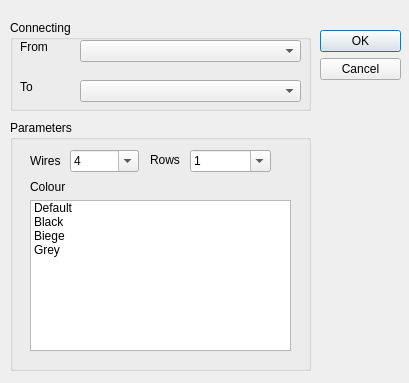
<?xml version="1.0" encoding="UTF-8"?>
<ui version="4.0">
 <class>NewConnectionItemDialog</class>
 <widget class="QDialog" name="NewConnectionItemDialog">
  <property name="geometry">
   <rect>
    <x>0</x>
    <y>0</y>
    <width>409</width>
    <height>383</height>
   </rect>
  </property>
  <property name="windowTitle">
   <string>Dialog</string>
  </property>
  <widget class="QDialogButtonBox" name="buttonBox">
   <property name="geometry">
    <rect>
     <x>320</x>
     <y>30</y>
     <width>81</width>
     <height>241</height>
    </rect>
   </property>
   <property name="orientation">
    <enum>Qt::Vertical</enum>
   </property>
   <property name="standardButtons">
    <set>QDialogButtonBox::Cancel|QDialogButtonBox::Ok</set>
   </property>
  </widget>
  <widget class="QGroupBox" name="groupBox">
   <property name="geometry">
    <rect>
     <x>10</x>
     <y>120</y>
     <width>301</width>
     <height>251</height>
    </rect>
   </property>
   <property name="title">
    <string>Parameters</string>
   </property>
   <widget class="QComboBox" name="rowscomboBox">
    <property name="geometry">
     <rect>
      <x>180</x>
      <y>30</y>
      <width>81</width>
      <height>22</height>
     </rect>
    </property>
    <property name="editable">
     <bool>true</bool>
    </property>
    <property name="currentIndex">
     <number>0</number>
    </property>
    <item>
     <property name="text">
      <string>1</string>
     </property>
    </item>
    <item>
     <property name="text">
      <string>2</string>
     </property>
    </item>
    <item>
     <property name="text">
      <string>4</string>
     </property>
    </item>
   </widget>
   <widget class="QLabel" name="pinslabel">
    <property name="geometry">
     <rect>
      <x>20</x>
      <y>33</y>
      <width>31</width>
      <height>16</height>
     </rect>
    </property>
    <property name="text">
     <string>Wires</string>
    </property>
   </widget>
   <widget class="QComboBox" name="pinscomboBox">
    <property name="geometry">
     <rect>
      <x>60</x>
      <y>30</y>
      <width>69</width>
      <height>22</height>
     </rect>
    </property>
    <property name="editable">
     <bool>true</bool>
    </property>
    <property name="currentIndex">
     <number>2</number>
    </property>
    <item>
     <property name="text">
      <string>2</string>
     </property>
    </item>
    <item>
     <property name="text">
      <string>3</string>
     </property>
    </item>
    <item>
     <property name="text">
      <string>4</string>
     </property>
    </item>
    <item>
     <property name="text">
      <string>6</string>
     </property>
    </item>
    <item>
     <property name="text">
      <string>10</string>
     </property>
    </item>
    <item>
     <property name="text">
      <string>12</string>
     </property>
    </item>
    <item>
     <property name="text">
      <string>24</string>
     </property>
    </item>
    <item>
     <property name="text">
      <string>30</string>
     </property>
    </item>
    <item>
     <property name="text">
      <string>32</string>
     </property>
    </item>
    <item>
     <property name="text">
      <string>40</string>
     </property>
    </item>
   </widget>
   <widget class="QLabel" name="rowslabel">
    <property name="geometry">
     <rect>
      <x>140</x>
      <y>32</y>
      <width>41</width>
      <height>16</height>
     </rect>
    </property>
    <property name="text">
     <string>Rows</string>
    </property>
   </widget>
   <widget class="QListWidget" name="listWidget">
    <property name="geometry">
     <rect>
      <x>20</x>
      <y>80</y>
      <width>261</width>
      <height>151</height>
     </rect>
    </property>
    <item>
     <property name="text">
      <string>Default</string>
     </property>
    </item>
    <item>
     <property name="text">
      <string>Black</string>
     </property>
    </item>
    <item>
     <property name="text">
      <string>Biege</string>
     </property>
    </item>
    <item>
     <property name="text">
      <string>Grey</string>
     </property>
    </item>
   </widget>
   <widget class="QLabel" name="label">
    <property name="geometry">
     <rect>
      <x>20</x>
      <y>60</y>
      <width>47</width>
      <height>13</height>
     </rect>
    </property>
    <property name="text">
     <string>Colour</string>
    </property>
   </widget>
  </widget>
  <widget class="QGroupBox" name="groupBox_2">
   <property name="geometry">
    <rect>
     <x>10</x>
     <y>20</y>
     <width>301</width>
     <height>91</height>
    </rect>
   </property>
   <property name="title">
    <string>Connecting</string>
   </property>
   <widget class="QComboBox" name="fromcomboBox">
    <property name="geometry">
     <rect>
      <x>70</x>
      <y>20</y>
      <width>221</width>
      <height>22</height>
     </rect>
    </property>
   </widget>
   <widget class="QComboBox" name="tocomboBox">
    <property name="geometry">
     <rect>
      <x>70</x>
      <y>60</y>
      <width>221</width>
      <height>22</height>
     </rect>
    </property>
   </widget>
   <widget class="QLabel" name="label_2">
    <property name="geometry">
     <rect>
      <x>10</x>
      <y>20</y>
      <width>47</width>
      <height>13</height>
     </rect>
    </property>
    <property name="text">
     <string>From</string>
    </property>
   </widget>
   <widget class="QLabel" name="label_3">
    <property name="geometry">
     <rect>
      <x>10</x>
      <y>60</y>
      <width>47</width>
      <height>13</height>
     </rect>
    </property>
    <property name="text">
     <string>To</string>
    </property>
   </widget>
  </widget>
 </widget>
 <resources/>
 <connections>
  <connection>
   <sender>buttonBox</sender>
   <signal>accepted()</signal>
   <receiver>NewConnectionItemDialog</receiver>
   <slot>accept()</slot>
   <hints>
    <hint type="sourcelabel">
     <x>248</x>
     <y>254</y>
    </hint>
    <hint type="destinationlabel">
     <x>157</x>
     <y>274</y>
    </hint>
   </hints>
  </connection>
  <connection>
   <sender>buttonBox</sender>
   <signal>rejected()</signal>
   <receiver>NewConnectionItemDialog</receiver>
   <slot>reject()</slot>
   <hints>
    <hint type="sourcelabel">
     <x>316</x>
     <y>260</y>
    </hint>
    <hint type="destinationlabel">
     <x>286</x>
     <y>274</y>
    </hint>
   </hints>
  </connection>
 </connections>
</ui>
